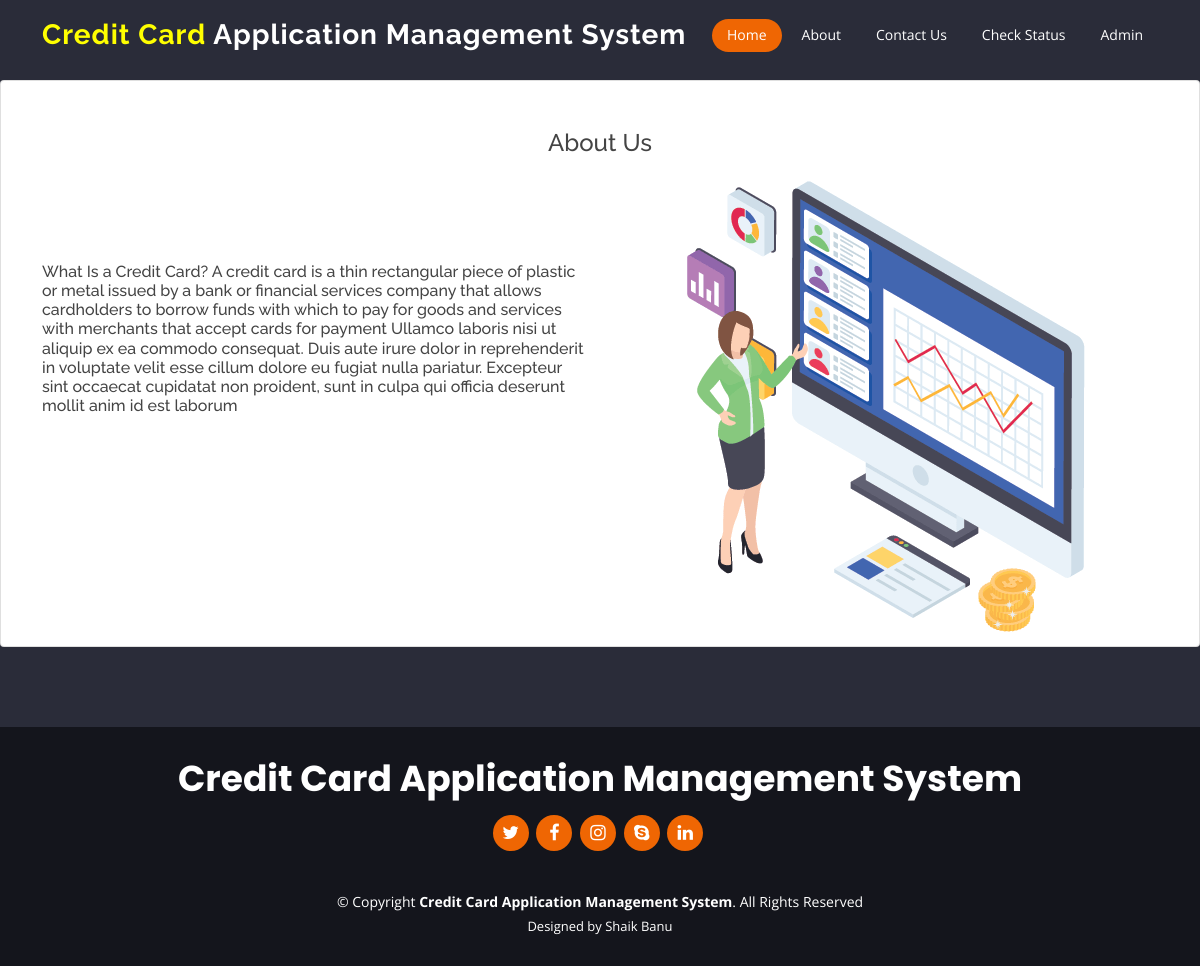
Screenshot of /index_about/ with the database file from the repository.
### myapp/models.py (models this page shows, shortened)
class About(models.Model):
    pagetitle = models.CharField(max_length=100, null=True, blank=True)
    description = models.CharField(max_length=100, null=True, blank=True)

### myapp/views.py (the view)
# urls.py: path('index_about/', index_about, name="index_about"),
def index_about(request):
    data = About.objects.all()
    d = {'data': data}
    return render(request, "index_about.html", d)

### myapp/templates/index_about.html (shortened to what this page needs)
{% extends 'index.html' %}
{% load static %}
{% block body %}
<div class="card">
      <div class="container">
        <div class="tab-content" data-aos="fade-up">
          <div class="tab-pane active show" id="tab-1">
            <br><br>
            <div class="row">
              {% for i in data %}
              <div>
                <h4 align="center">{{i.pagetitle}}</h4>
              </div>
               {% endfor %}
              <div class="col-lg-6 order-2 order-lg-1 mt-3 mt-lg-0">
                  <br><br><br><br>
                {% for i in data %}
                <h6 >{{i.description}}</h6>
                 {% endfor %}
              </div>
              <div class="col-lg-6 order-1 order-lg-2 text-center">
                <img src="{% static 'assets/img/features-1.png' %}" alt="" class="img-fluid">
              </div>
            </div>
          </div>
        </div>
      </div>
</div>
{% endblock %}

### myapp/static/assets/css/style.css (style rules this page uses)
body { font-family: "Open Sans", sans-serif; color: #444444; }
h1, h2, h3, h4, h5, h6 { font-family: "Raleway", sans-serif; }

### rows the page displays
About: pagetitle "About Us", description "What Is a Credit Card? A credit card is a thin rectangular piece of plastic or metal issued by a bank or financial services company that allows cardholders to borrow funds with which to pay for goods and services with merchants that accept cards for payment Ullamco laboris nisi ut aliquip ex ea commodo consequat. Duis aute irure dolor in reprehenderit in voluptate velit esse cillum dolore eu fugiat nulla pariatur. Excepteur sint occaecat cupidatat non proident, sunt in culpa qui officia deserunt mollit anim id est laborum"
